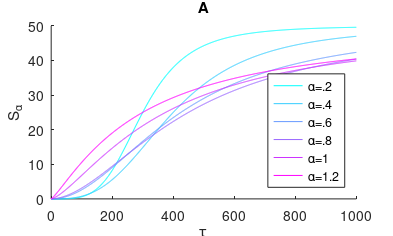

Here is the MATLAB script that generated this plot: (Note: this script raises an error after producing the figure.)
%% Panel A

ka=[300,400,425,450,375,300];
n=[4,3,2,1.8,1.4,1.2];
cmax=50;

x=0:1000;
figure
hold on

cs=cool(6);

for i=1:6
    y=cmax*x.^n(i)./(ka(i)^n(i)+x.^n(i));
    plot(x,y,'color',cs(i,:))
end

legend('\alpha=.2','\alpha=.4','\alpha=.6','\alpha=.8','\alpha=1','\alpha=1.2','Location','SouthEast')

xlabel('\tau')
ylabel('S_\alpha')
title('A')

set(gcf, 'PaperUnits', 'centimeters');
set(gcf, 'PaperPosition', [0 0 10 6]);
print('FigA','-dpng','-r100')

%% Panel B

se1=[30, 200, 700, 4000, 2500, 62000, 37000];
se2=[7, 9, 12, 3, 17, 10, 14];
m=[112, 1460, 1970, 20000, 25600, 100000, 301000];

se3=[46, 150, 600, 5000, 2700, 64000, 33000];
se4=[5, 4, 9, 7, 15, 12, 10];
m2=[101, 1520, 6000, 15000, 23600, 200000, 305000];

x=[25, 30, 35, 40, 45, 50, 55];
x2=[21, 32, 37, 42, 47, 49, 57];

errorbar(x,m,se1,se1,se2,se2,'.')
hold on
errorbar(x2,m2,se3,se3,se4,se4,'.')
set(gca,'yscale','log')
set(gca,'xscale','log')

x3=20:65;
plot(x3,x3.^9/20000000000,'k')
plot(x3,exp(x3.^.8)/7000,'k-.')

ylim([10,10^7])

xlabel('\xi_{m}')
ylabel('\alpha')
legend('B7','alm\Delta','\xi_{m}^{s}/l_{\infty}','exp(\xi_{m}^{p})/l_{0}',...
    'Location','NorthWest')
title('B')

set(gcf, 'PaperUnits', 'centimeters');
set(gcf, 'PaperPosition', [0 0 10 10]);
print('FigB','-dpng','-r100')
